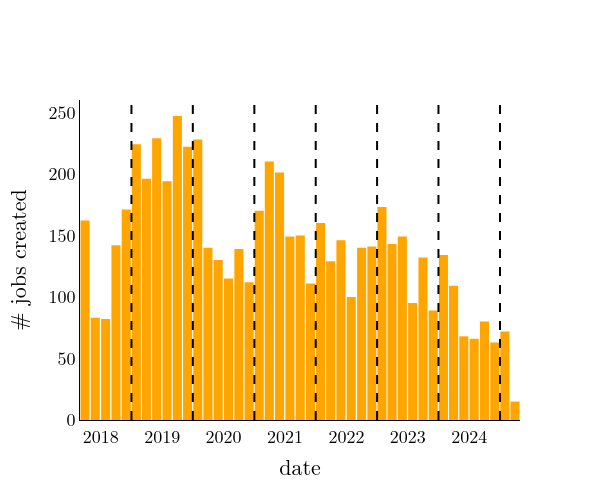

Notebook code for this chart:
### Code cell
layout = Layout(
  #  title='Comparisation Performance With Rule Order Optimization',
    font=dict(family='Latin Modern Math', size=18, color="black"),
    xaxis=dict(
        title='date',
        autorange=True,
        showgrid=False,
        zeroline=True,
        showline=True,
        ticks='',
        linecolor='black',
        showticklabels=True,
        rangemode="tozero"
    ),
    yaxis=dict(
        title='# jobs created',
        autorange=True,
        showgrid=False,
        zeroline=True,
        showline=True,
        ticks='',
        linecolor='black',
        showticklabels=True,
        rangemode="tozero"
    ),
    legend=dict(x=0.4, y=1),
    paper_bgcolor='rgba(0,0,0,0)',
    plot_bgcolor='rgba(0,0,0,0)',
    width=600, height=500, bargap=0.1
)
data = [
    Histogram(x=df_jobs["create_date"], marker_color="orange")
]
fig = Figure(data=data, layout=layout)
for x in range(2019, 2026):
    fig.add_vline(x=datetime(x, 1, 1), line_width=2, line_dash="dash", line_color="black")
fig.update_xaxes(showgrid=True, ticklabelmode="period", dtick="M12", tickformat="%Y")
fig.show()
fig.write_image("jobs_timeline.pdf")

### Figure 1 — Plotly figure (JSON) as saved in the notebook; plotly's stock layout.template omitted (floating-point values rounded to 4 significant figures; data arrays with more than 128 entries replaced by an {"elided": "..."} marker saying what was removed)
{"data": [{"marker": {"color": "orange"}, "type": "histogram", "x": {"elided": "6011 str values"}}], "layout": {"bargap": 0.1, "font": {"color": "black", "family": "Latin Modern Math", "size": 18}, "height": 500, "legend": {"x": 0.4, "y": 1}, "paper_bgcolor": "rgba(0,0,0,0)", "plot_bgcolor": "rgba(0,0,0,0)", "shapes": [{"line": {"color": "black", "dash": "dash", "width": 2}, "type": "line", "x0": "2019-01-01T00:00:00", "x1": "2019-01-01T00:00:00", "xref": "x", "y0": 0, "y1": 1, "yref": "y domain"}, {"line": {"color": "black", "dash": "dash", "width": 2}, "type": "line", "x0": "2020-01-01T00:00:00", "x1": "2020-01-01T00:00:00", "xref": "x", "y0": 0, "y1": 1, "yref": "y domain"}, {"line": {"color": "black", "dash": "dash", "width": 2}, "type": "line", "x0": "2021-01-01T00:00:00", "x1": "2021-01-01T00:00:00", "xref": "x", "y0": 0, "y1": 1, "yref": "y domain"}, {"line": {"color": "black", "dash": "dash", "width": 2}, "type": "line", "x0": "2022-01-01T00:00:00", "x1": "2022-01-01T00:00:00", "xref": "x", "y0": 0, "y1": 1, "yref": "y domain"}, {"line": {"color": "black", "dash": "dash", "width": 2}, "type": "line", "x0": "2023-01-01T00:00:00", "x1": "2023-01-01T00:00:00", "xref": "x", "y0": 0, "y1": 1, "yref": "y domain"}, {"line": {"color": "black", "dash": "dash", "width": 2}, "type": "line", "x0": "2024-01-01T00:00:00", "x1": "2024-01-01T00:00:00", "xref": "x", "y0": 0, "y1": 1, "yref": "y domain"}, {"line": {"color": "black", "dash": "dash", "width": 2}, "type": "line", "x0": "2025-01-01T00:00:00", "x1": "2025-01-01T00:00:00", "xref": "x", "y0": 0, "y1": 1, "yref": "y domain"}], "width": 600, "xaxis": {"autorange": true, "dtick": "M12", "linecolor": "black", "rangemode": "tozero", "showgrid": true, "showline": true, "showticklabels": true, "tickformat": "%Y", "ticklabelmode": "period", "ticks": "", "title": {"text": "date"}, "zeroline": true}, "yaxis": {"autorange": true, "linecolor": "black", "rangemode": "tozero", "showgrid": false, "showline": true, "showticklabels": true, "ticks": "", "title": {"text": "# jobs created"}, "zeroline": true}}}
